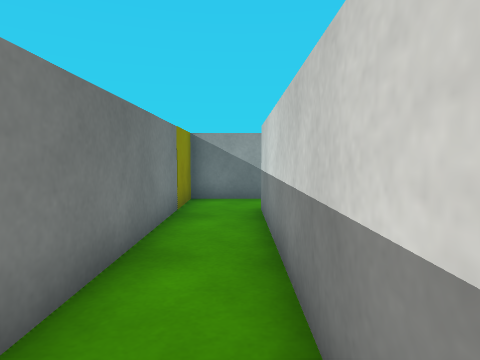
[1] (above)

16 first-person views from a walk through a scene from a Unity 3-D project. The camera is 0.62 m above the floor, tilts 4° down and sees 75° across. The floor is counted in squares, 0.5 m on a side. Each view is taken from the middle of a square. On the plan, view 1 faces up. The plan holds only what a view shows up to about 13 squares ahead; the rest is blank. The player is left out. Surface patterns are stand-ins for the level's own textures.

[2]
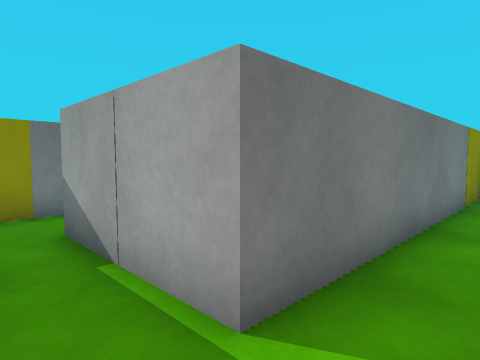

[3]
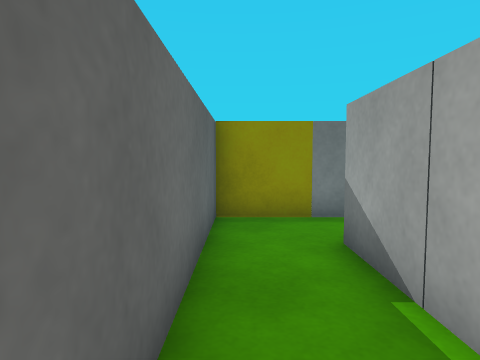

[4]
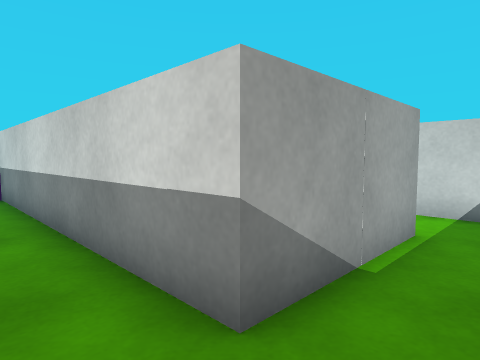

[5]
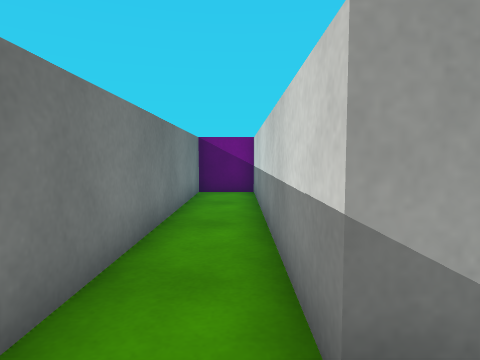

[6]
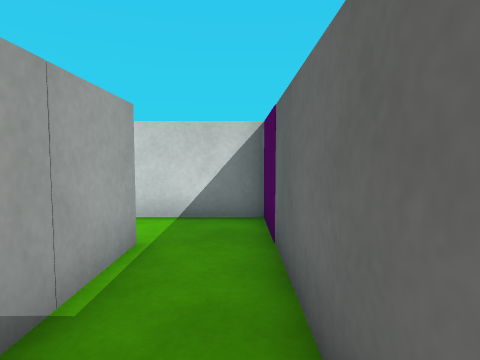

[7]
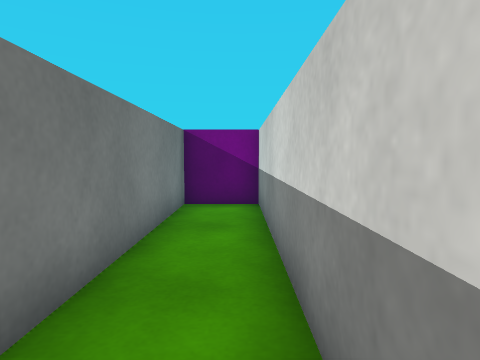

[8]
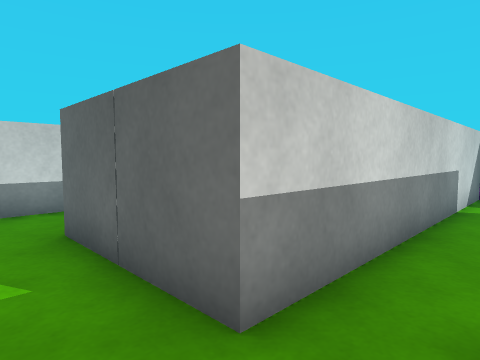

[9]
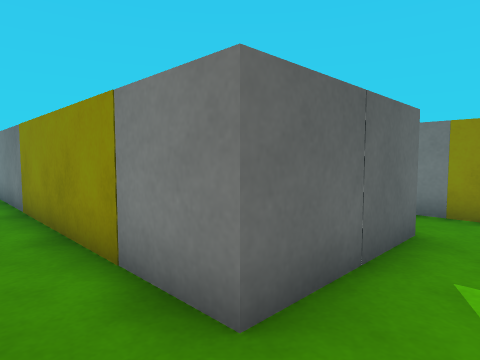

[10]
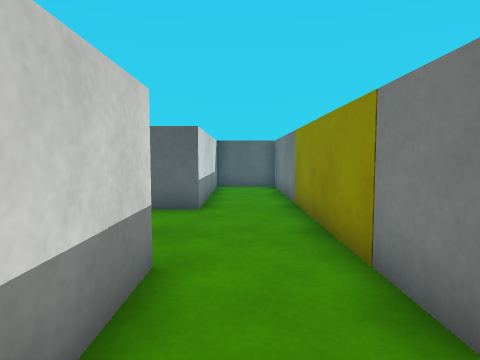

[11]
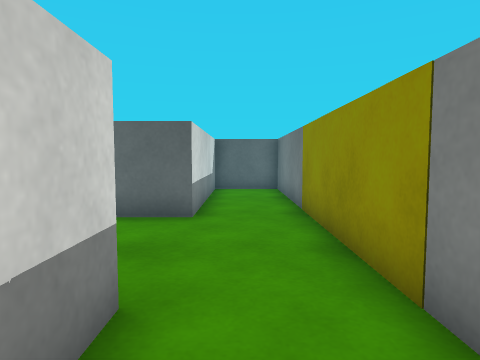

[12]
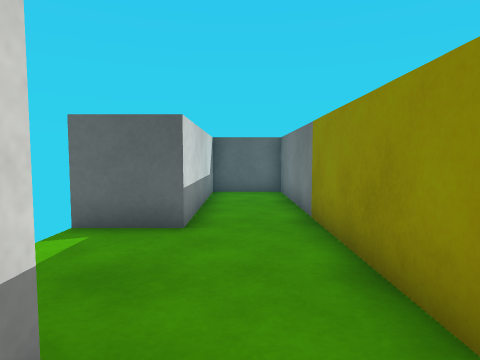

[13]
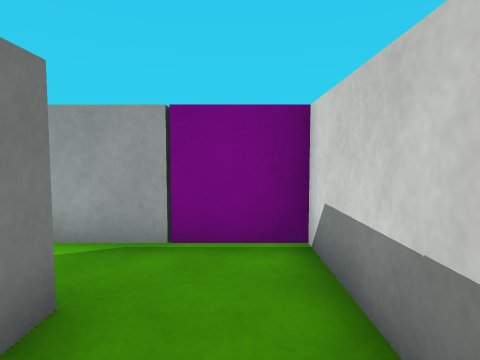

[14]
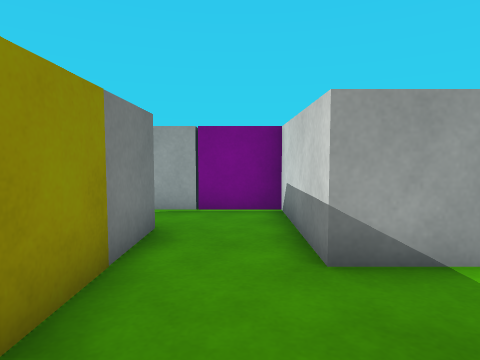

[15]
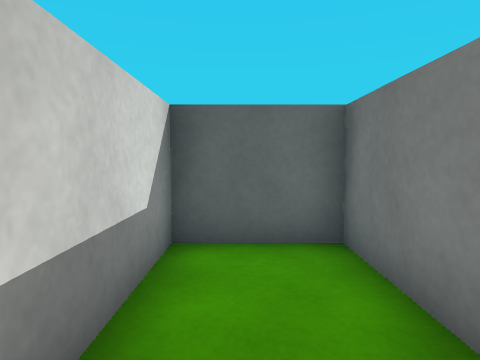

[16]
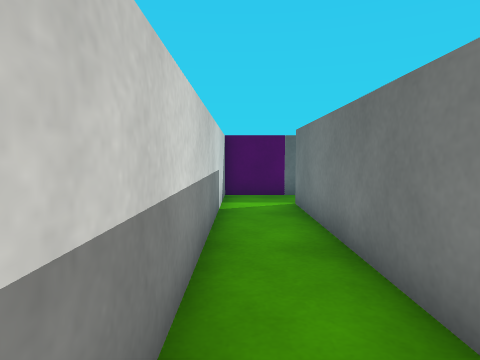

### Floor plan
Points are (right, up) in squares from view 1. A wall is a line through its corners. A room is listed if a view was taken in it or the views show most of it. See-through windows are left out.
Room 1 (views 1, 2, 3, 4, 5, 6, 7, 8, 16)
walls: (-7.5, -2.5) (-1.5, -2.5); (-1.5, 7.5) (-1.5, -0.5) (-5.5, -0.5) (-5.5, 9.5); (-7.5, 9.5) (-7.5, -0.5); (0.5, -2.6) (0.5, 7.5); (0.8, 9.5) (-1.5, 9.5)
ways out: opening at (1.5, 8.5) to room 2
objects: yellow cube (-9, -2) to (-8, -1); cube (-7, 10) to (-6, 11); yellow cube (-3, 8) to (-2, 9); cube (-1, -4) to (0, -3)
Room 2 (views 9, 10, 11, 12, 13, 14, 15)
walls: (8.8, 5.5) (7, 5.5) (7, 9.5); (4.6, 9.5) (3.2, 9.5); (0.5, 7.5) (2.5, 7.5); (4.4, -4.5) (7, -4.5) (7, 1.5) (9, 1.5)
ways out: opening at (1.5, 8.5) to room 1
objects: white cube (3, 6) to (4, 7); white block (4, -4) to (4, 0); yellow block (4, 1) to (4, 5); cube (5, 10) to (7, 10)

Positions as (right, up) in squares from view 1, and headings:
1: (0, 0), facing up
2: (0, -2), facing up-left
3: (-1, -2), facing left
4: (-7, -2), facing up-right
5: (-6, -2), facing up
6: (-6, -2), facing right
7: (-6, 1), facing up
8: (-1, 9), facing down-right
9: (6, 9), facing down-left
10: (6, 9), facing down
11: (6, 8), facing down
12: (6, 7), facing down
13: (6, 5), facing up
14: (6, 2), facing up
15: (6, 0), facing down
16: (0, 8), facing down
